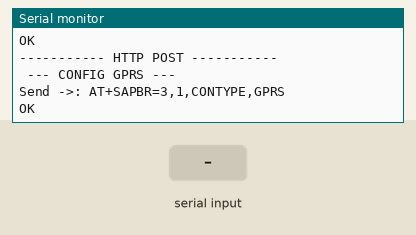
Bench run of a sketch on a simulated Arduino Uno, built with avr-gcc and run on an emulated ATmega328P. On the bench: the last lines printed to the serial monitor. Inputs (shaded band) come from the test bench. The modem accepts every AT command (registered, SIM ready, sends succeed) and sends nothing else.

Above: at 10.7 s.
10.8 s: "1" received over the second serial link
At 12.0 s:
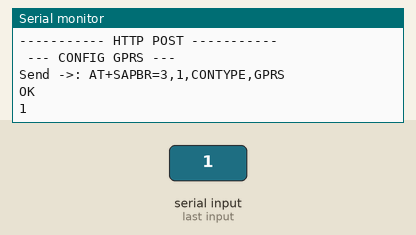
12.3 s: "0" received over the second serial link
At 12.5 s:
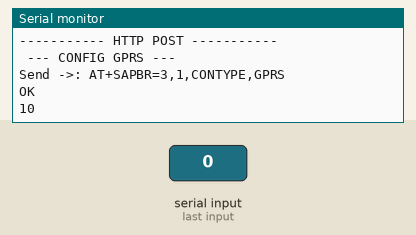
13.8 s: "2" received over the second serial link
At 14.4 s:
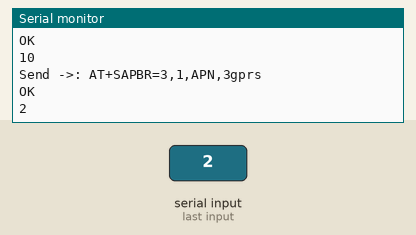

Measured:
- after the input at 10.8 s, the serial monitor: prints a new line at once (image 1)
- after the input at 12.3 s, the serial monitor: prints a new line at once (image 2)
- after the input at 13.8 s, the serial monitor: prints a new line at once (image 3)

The sketch:

sim800Http.ino
```cpp
//More information at: https://www.aeq-web.com/

#include <SoftwareSerial.h>

//String apn = "redir.tri.co.id";             //APN
String apn = "3gprs";                   //APN
String apn_u = "";                     //APN-Username
String apn_p = "";                     //APN-Password
//String url = "http://webhook.site/26111565-0bbf-4a67-ac54-078660b008ac";  //URL of Server
String url = "http://idrusproject.com/sim800gps_idrusproject/history/updatehistory";

SoftwareSerial SWserial(2, 3); // RX, TX

void setup()
{
  Serial.begin(115200);
  Serial.println("SIM800 AT CMD Test");
  SWserial.begin(9600);
  delay(1500);
  while (SWserial.available()) {
    Serial.write(SWserial.read());
  }
  delay(2000);
  gsm_config_gprs();
}

void loop() {
  gsm_http_post("param=TestFromMySim800");
  delay(10000);
}

void gsm_http_post( String postdata) {
  Serial.println("----------- HTTP POST -----------");
  //  String testData = "{";
  //  testData += "\"Latitude\":" + String(24, 6);
  //  testData += ",\"Longitude\":" + String(24, 6);
  //  testData += ",\"Altitude\":" + String(24);
  //  testData += "}";
  gsm_config_gprs();
  int dataSize = postdata.length();
  Serial.print("Data size: ");
  Serial.println(dataSize);
  Serial.println(" --- Start GPRS & HTTP --- ");
  gsm_send_serial("AT+SAPBR=1,1");
  //  delay(1000);
  gsm_send_serial("AT+SAPBR=2,1");
  //  delay(1000);
  gsm_send_serial("AT+HTTPINIT");
  //  delay(1000);
  gsm_send_serial("AT+HTTPPARA=CID,1");
  //  delay(1000);
  gsm_send_serial("AT+HTTPPARA=URL," + url);
  //  delay(1000);
  gsm_send_serial("AT+HTTPPARA=CONTENT,application/x-www-form-urlencoded");
  //  delay(1000);
  gsm_send_serial("AT+HTTPDATA=" + String(dataSize) + ",5000");
  //  delay(1000);
  //  gsm_send_serial(testData);
  gsm_send_serial(postdata);
  //  delay(1000);
  gsm_send_serial("AT+HTTPACTION=1");
  delay(3000);
  gsm_send_serial("AT+HTTPREAD");
  //  delay(1000);
  gsm_send_serial("AT+HTTPTERM");
  //  delay(1000);
  gsm_send_serial("AT+SAPBR=0,1");
}

void gsm_config_gprs() {
  Serial.println(" --- CONFIG GPRS --- ");
  //  gsm_send_serial("AT+SAPBR=3,1,Contype,GPRS");
  gsm_send_serial("AT+SAPBR=3,1,CONTYPE,GPRS");
  gsm_send_serial("AT+SAPBR=3,1,APN," + apn);
  if (apn_u != "") {
    gsm_send_serial("AT+SAPBR=3,1,USER," + apn_u);
  }
  if (apn_p != "") {
    gsm_send_serial("AT+SAPBR=3,1,PWD," + apn_p);
  }
}

void gsm_send_serial(String command) {
  Serial.println("Send ->: " + command);
  SWserial.println(command);
  long wtimer = millis();
  while (wtimer + 3000 > millis()) {
    while (SWserial.available()) {
      Serial.write(SWserial.read());
    }
  }
  Serial.println();
}
```
